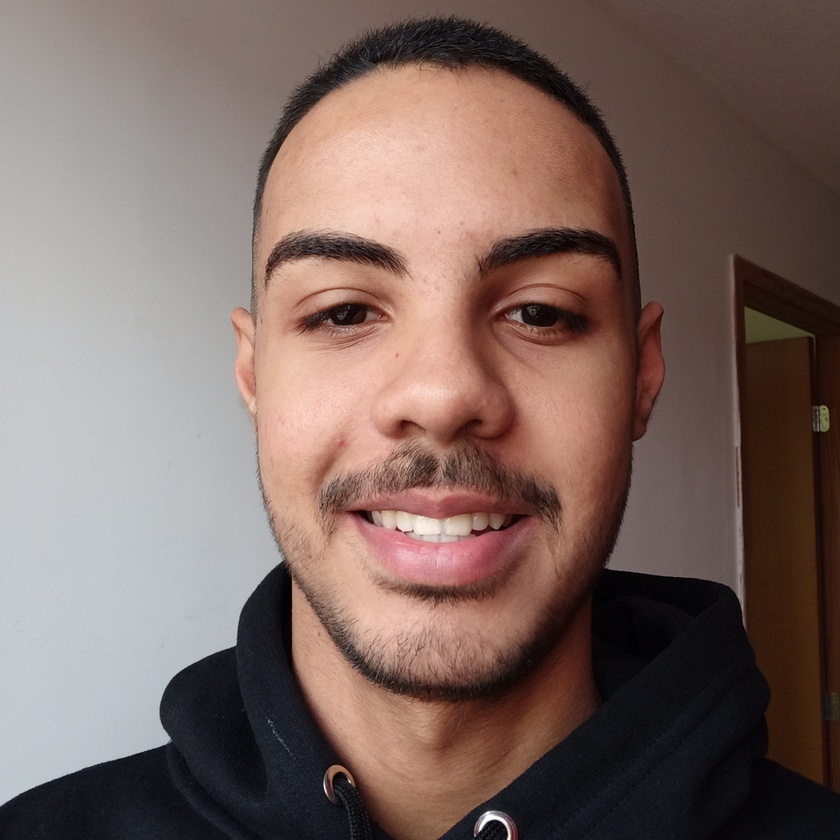
#> input picture profile.jpg, 840 x 840 px, shrunk from 3461 x 3464 before the run
$ python 'redução-de-dimensao.py'
#> lines starting #> are read from the running program, lines starting #| are printed output that depends on the picture; after the words box and inside, x2 and y2 are one past the last pixel; in counts of white or black regions, pixels touching at a corner belong together
import cv2

def converter_para_cinza_e_binaria(imagem_path):
    # Carregar a imagem colorida
#> called with imagem_path = './profile.jpg'
    imagem_colorida = cv2.imread(imagem_path)
#> imagem_colorida is the input picture: shape (840, 840, 3); mean B, G, R 97.9, 104.1, 124.6

    # Converter para níveis de cinza
    imagem_cinza = cv2.cvtColor(imagem_colorida, cv2.COLOR_BGR2GRAY)
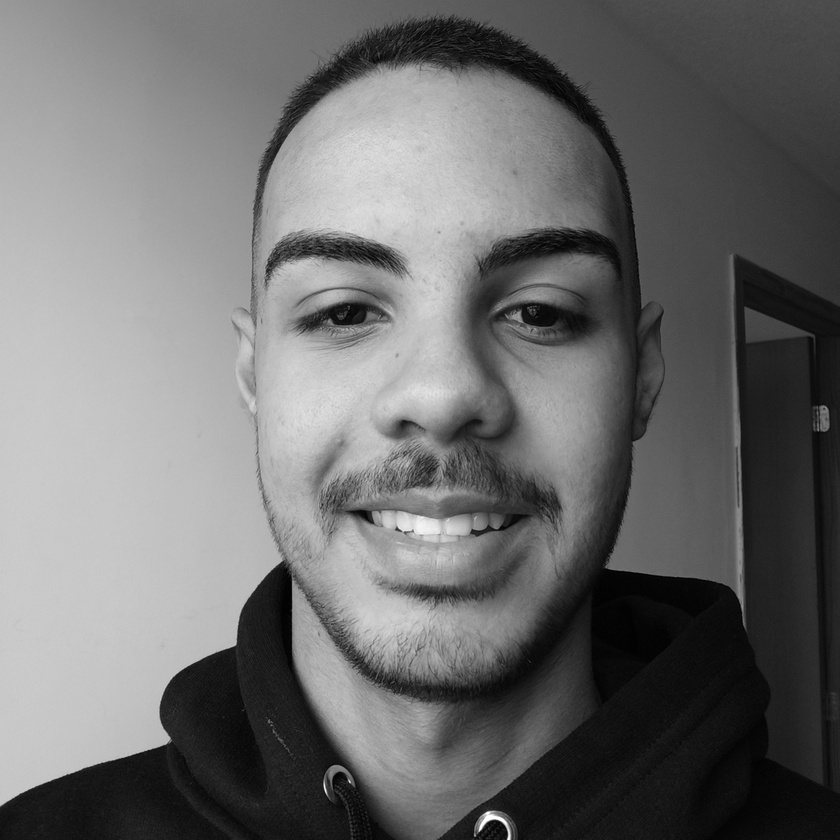
#> imagem_cinza: shape (840, 840); min 0, max 255, mean 109.5

    # Converter para imagem binarizada (preto e branco)
    _, imagem_binarizada = cv2.threshold(imagem_cinza, 128, 255, cv2.THRESH_BINARY)
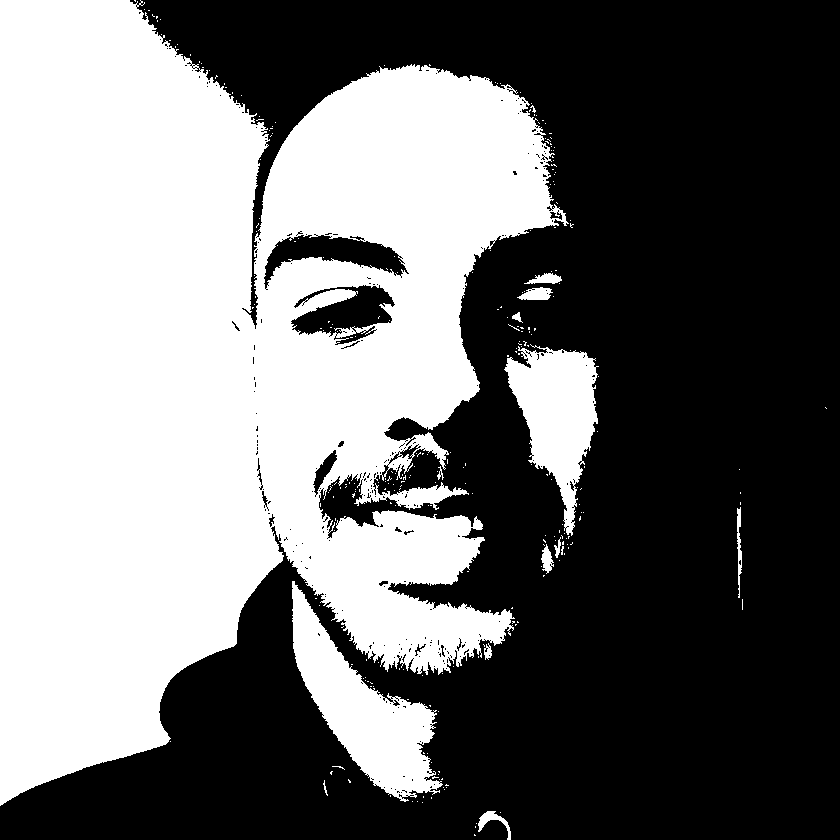
#> imagem_binarizada: shape (840, 840); 44.1% white; 276 white regions (263 under 20 px), largest, box (x1, y1, x2, y2) and area: (0, 0, 569, 806) 287515, (292, 581, 443, 802) 12423, (504, 344, 599, 536) 9210

    # Mostrar as imagens
    cv2.imshow('Imagem em Níveis de Cinza', imagem_cinza)
    cv2.imshow('Imagem Binarizada', imagem_binarizada)

    # Aguardar por uma tecla e fechar as janelas
    cv2.waitKey(0)
    cv2.destroyAllWindows()

# Substitua 'caminho/para/sua/imagem.jpg' pelo caminho real da sua imagem
caminho_da_imagem = './profile.jpg'
converter_para_cinza_e_binaria(caminho_da_imagem)
